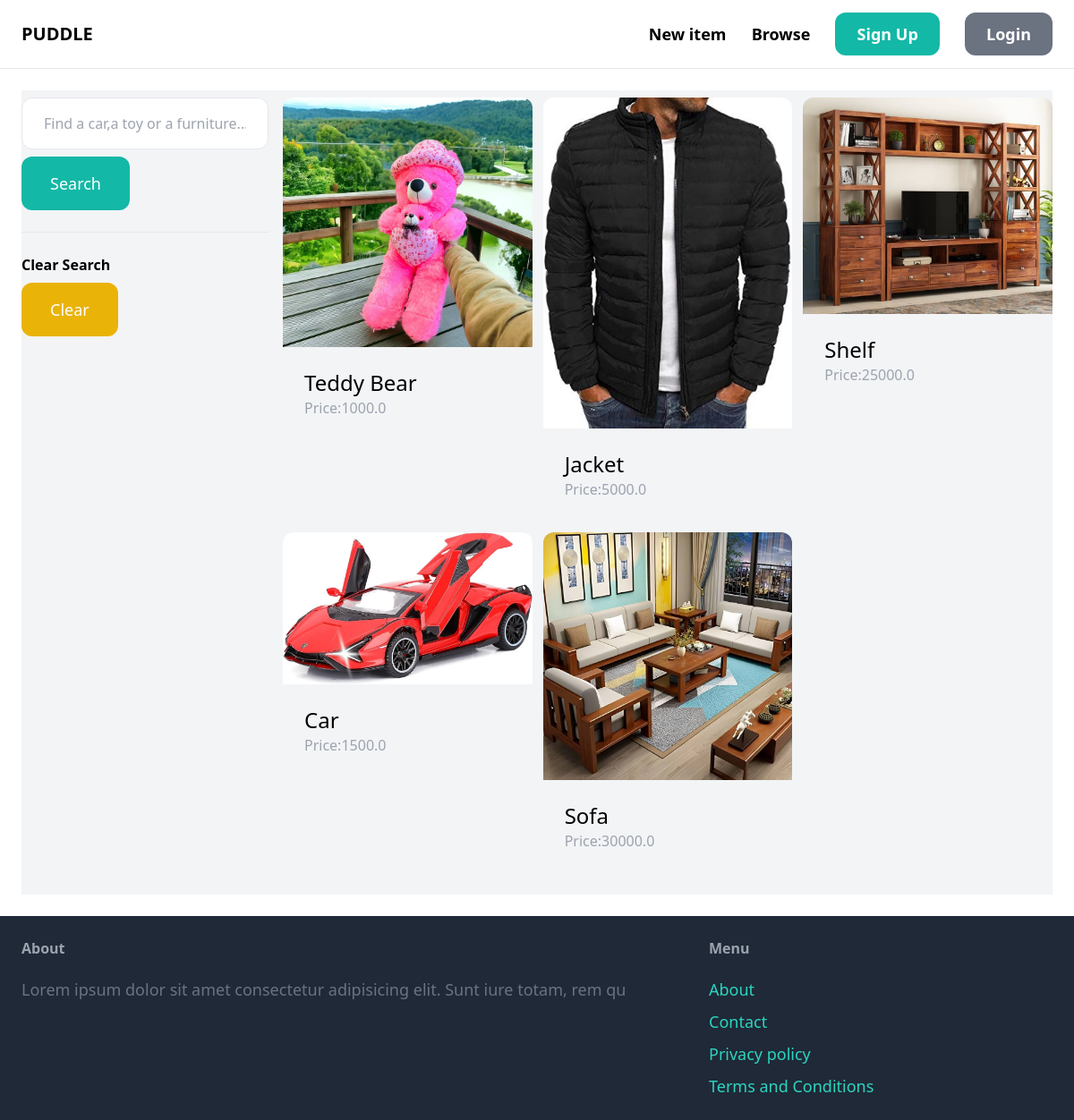
/items, run on the app's committed database.
### item/models.py (models this page shows, shortened)
class Item(models.Model):
    category=models.ForeignKey(Category,related_name='items',on_delete=models.CASCADE)
    name=models.CharField(max_length=200)
    description=models.TextField(blank=True,null=True)
    price=models.FloatField()
    image=models.ImageField(upload_to='item_images',blank=True,null=True)
    is_sold=models.BooleanField(default=False)
    created_by=models.ForeignKey(User,related_name='items',on_delete=models.CASCADE)
    created_at=models.DateTimeField(auto_now_add=True)

### item/views.py (the view)
# urls.py: path('',views.items,name='items'),
def items(request):
    query= request.GET.get('query','')
    items=Item.objects.filter(is_sold=False)
    if query:
        items=items.filter(Q(name__icontains=query) | Q(price__icontains=query))
    return render(request,'item/items.html',{
        'items':items,
        'query':query,
    })

### item/templates/item/items.html (shortened to what this page needs)
{% extends 'core/base.html' %}
{% block content %}
    <div class="pb-6 grid grid-cols-4 pt-2 gap-4 bg-gray-100">
        <div class="col-span-1">
            <form method="get" action="{% url 'item:items' %}">
                <input name="query" class="w-full py-4 px-6 border rounded-xl" type="text" value="{{ query }}" placeholder="Find a car,a toy or a furniture...">
                <button class="mt-2 py-4 px-8 text-lg bg-teal-500 text-white rounded-xl">Search</button>
            </form>
            <hr class="my-6">
            <p class="font-semibold">Clear Search</p>
            <ul>
                <li><a href="{% url 'item:items' %}" class="mt-2 py-4 px-8 inline-block bg-yellow-500 text-lg rounded-xl text-white">Clear</a></li>
            </ul>
        </div>
        <div class="col-span-3">
            <div class="grid grid-cols-3 gap-3">
                {% for item in items %}
                <div>
                    <a href="{% url 'item:detail' item.id %}">
                        <div>
                            <img src="{{ item.image.url }}" class="rounded-t-xl">
                        </div>
                        <div class="p-6 bg white rounded-b-xl">
                            <h2 class="text-2xl">{{ item.name}}</h2>
                            <p class="text-gray-400">Price:{{ item.price }}</p>
                        </div>
                    </a>
                </div>
                {% endfor %}
            </div>
        </div>
    </div>
{% endblock %}

### data on the page
Item: image (picture), name "Teddy Bear", price "1000.0"
Item: image (picture), name "Jacket", price "5000.0"
Item: image (picture), name "Shelf", price "25000.0"
Item: image (picture), name "Car", price "1500.0"
Item: image (picture), name "Sofa", price "30000.0"
